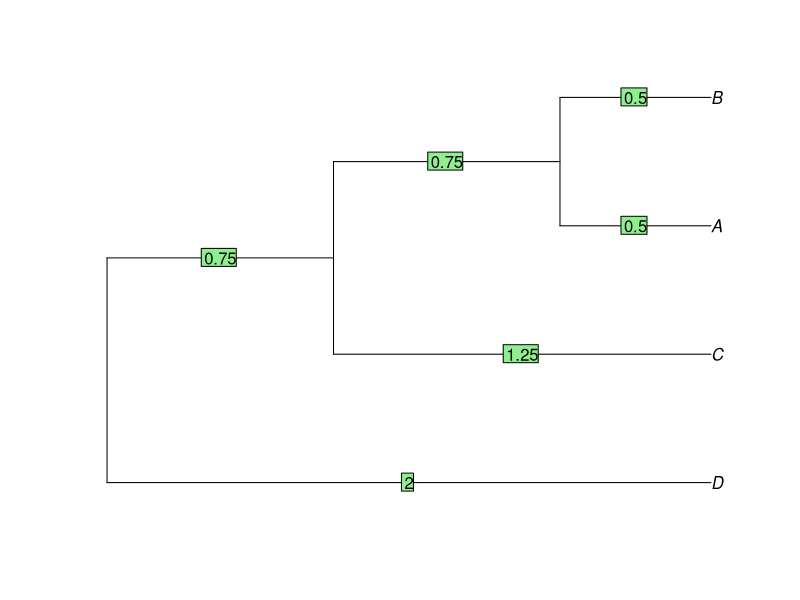

Write R code to recreate this figure.
## ---- chunk 1
library(ape)
## ---- chunk 2
FASTAfile <- tempfile("aln", fileext = ".fasta")
cat(">A", "----ATCCGCTGATCGGCTG----",
    ">B", "GCTGATCCGTTGATCGG-------",
    ">C", "----ATCTGCTCATCGGCT-----",
    ">D", "----ATTCGCTGAACTGCTGGCTG",
    file = FASTAfile, sep = "\n")
aln <- read.dna(FASTAfile, format = "fasta")
## ---- chunk 3
alview(aln)
aln_filtered <- aln[,c(7,8,10,12,14,16)]
alview(aln_filtered)
## ---- chunk 4
dist_matrix <- dist.dna(aln_filtered, model="N")
dist_matrix
tree <- as.phylo(hclust(dist_matrix, "average"))
plot(tree)
edgelabels(tree$edge.length)

